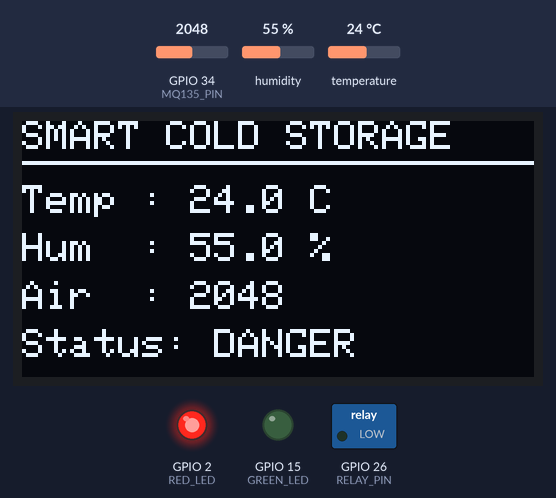
A sketch run on a simulated ESP32. On the bench: 128×64 one-colour display, switched loads named in the sketch (green lamp = pin HIGH), output pins drawn as LEDs (lit = HIGH). The inputs (shaded band) are chosen by the test bench; at power-on: temperature 24 °C, GPIO 34 (MQ135_PIN) = 2048, humidity 55 %. What the sketch prints to the serial monitor is not drawn.

Above: at 3.2 s.
3.3 s: temperature set to 10 °C
At 5.5 s:
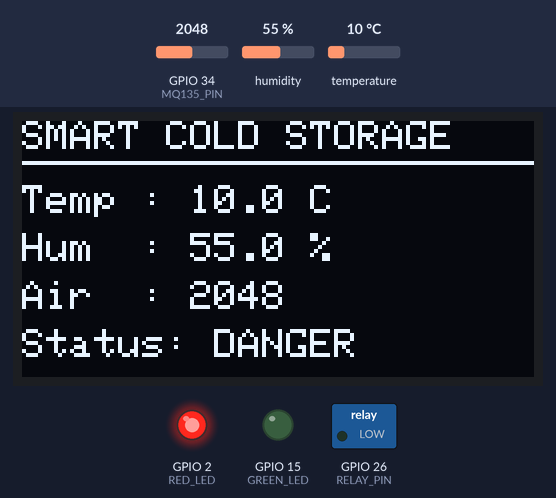
6.0 s: temperature set to 7 °C
At 6.7 s:
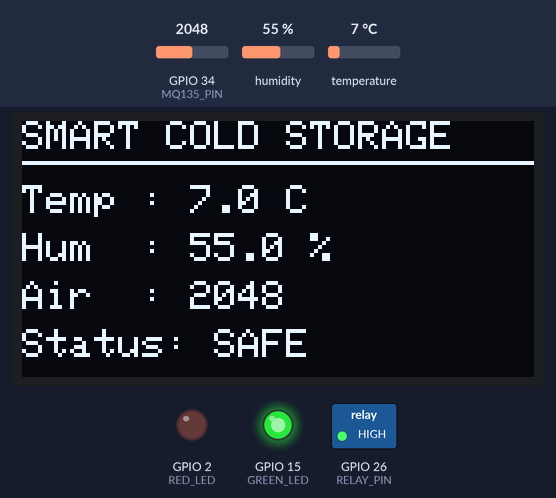
8.7 s: GPIO 34 (MQ135_PIN) set to 2866
At 11.3 s:
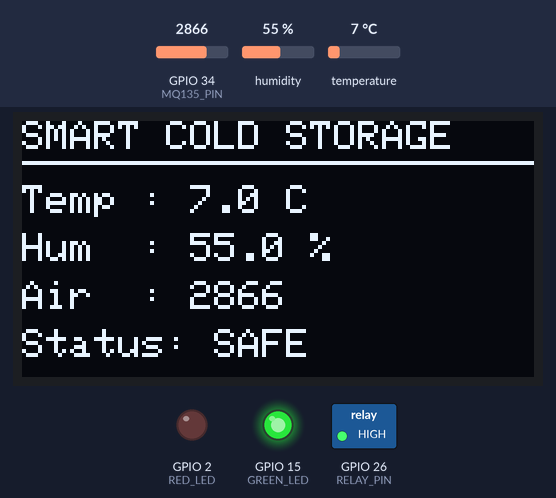
11.8 s: humidity set to 22 %
At 13.7 s:
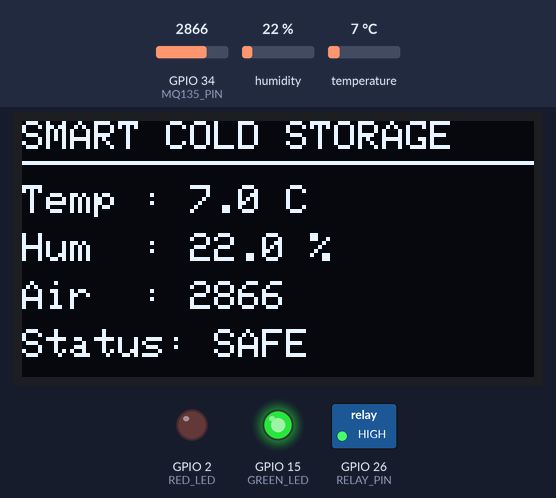
14.5 s: GPIO 34 (MQ135_PIN) set to 1054
At 17.1 s:
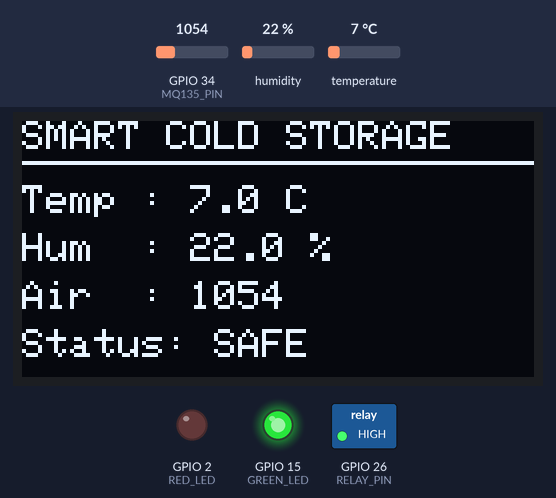
17.9 s: GPIO 34 (MQ135_PIN) set to 973
At 19.5 s:
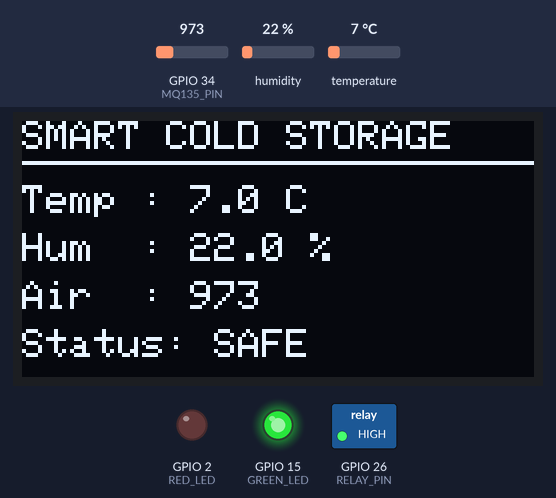
Timing chart, 0 to 21.0 s (numbered marks = the images above; inputs shaded):
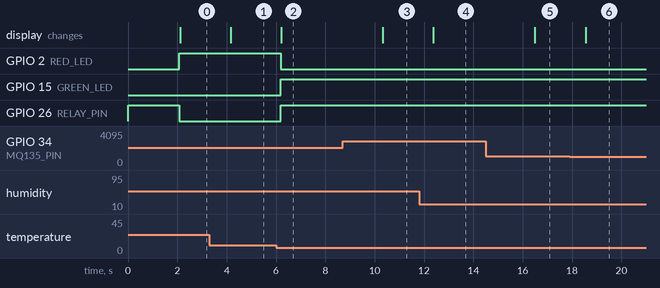

The sketch:

Smart_Cold_Storage.ino
```cpp
#include <Wire.h>
#include <Adafruit_GFX.h>
#include <Adafruit_SSD1306.h>
#include <DHT.h>

// =====================================================
// OLED
// =====================================================
#define SCREEN_WIDTH 128
#define SCREEN_HEIGHT 64

#define OLED_SDA 21
#define OLED_SCL 22

Adafruit_SSD1306 display(SCREEN_WIDTH, SCREEN_HEIGHT, &Wire, -1);

// =====================================================
// DHT11
// =====================================================
#define DHT_PIN 4
#define DHT_TYPE DHT11

DHT dht(DHT_PIN, DHT_TYPE);

// =====================================================
// MQ-135
// =====================================================
#define MQ135_PIN 34

// =====================================================
// LEDs
// =====================================================
#define GREEN_LED 15
#define RED_LED 2

// =====================================================
// RELAY
// =====================================================
#define RELAY_PIN 26

// Most relay modules are ACTIVE LOW
#define RELAY_ON  LOW
#define RELAY_OFF HIGH

// =====================================================
// Temperature limit
// =====================================================
#define TEMP_LIMIT 8.0

// =====================================================
// Setup
// =====================================================
void setup() {

  Serial.begin(115200);

  // I2C
  Wire.begin(OLED_SDA, OLED_SCL);

  // DHT
  dht.begin();

  // LEDs
  pinMode(GREEN_LED, OUTPUT);
  pinMode(RED_LED, OUTPUT);

  // Relay
  pinMode(RELAY_PIN, OUTPUT);

  // Initial state
  digitalWrite(GREEN_LED, LOW);
  digitalWrite(RED_LED, LOW);
  digitalWrite(RELAY_PIN, RELAY_OFF);

  // OLED
  if (!display.begin(SSD1306_SWITCHCAPVCC, 0x3C)) {

    Serial.println("OLED not found!");

    while (1);
  }

  display.clearDisplay();
  display.setTextColor(SSD1306_WHITE);

  display.setTextSize(1);

  display.setCursor(20, 10);
  display.println("SMART COLD");

  display.setCursor(25, 25);
  display.println("STORAGE");

  display.setCursor(30, 45);
  display.println("SYSTEM");

  display.display();

  delay(2000);
}

// =====================================================
// Loop
// =====================================================
void loop() {

  // Read DHT11
  float temperature = dht.readTemperature();
  float humidity = dht.readHumidity();

  // Read MQ-135
  int mq135Value = analogRead(MQ135_PIN);

  // ===================================================
  // Check DHT11
  // ===================================================
  if (isnan(temperature) || isnan(humidity)) {

    Serial.println("DHT11 reading failed!");

    display.clearDisplay();

    display.setTextSize(1);

    display.setCursor(10, 20);
    display.println("DHT11 SENSOR");

    display.setCursor(30, 40);
    display.println("ERROR!");

    display.display();

    delay(2000);

    return;
  }

  // ===================================================
  // Temperature Control
  // ===================================================

  String status;
  String fanStatus;

  if (temperature <= TEMP_LIMIT) {

    // =========================
    // SAFE
    // =========================

    status = "SAFE";
    fanStatus = "OFF";

    // Green ON
    digitalWrite(GREEN_LED, HIGH);

    // Red OFF
    digitalWrite(RED_LED, LOW);

    // Relay OFF
    digitalWrite(RELAY_PIN, RELAY_OFF);
  }

  else {

    // =========================
    // DANGER
    // =========================

    status = "DANGER";
    fanStatus = "ON";

    // Green OFF
    digitalWrite(GREEN_LED, LOW);

    // Red ON
    digitalWrite(RED_LED, HIGH);

    // Relay ON
    digitalWrite(RELAY_PIN, RELAY_ON);
  }

  // ===================================================
  // Serial Monitor
  // ===================================================

  Serial.println("============================");

  Serial.print("Temperature : ");
  Serial.print(temperature, 1);
  Serial.println(" C");

  Serial.print("Humidity    : ");
  Serial.print(humidity, 1);
  Serial.println(" %");

  Serial.print("MQ-135      : ");
  Serial.println(mq135Value);

  Serial.print("Status      : ");
  Serial.println(status);

  Serial.print("Fan         : ");
  Serial.println(fanStatus);

  // ===================================================
  // OLED Display
  // ===================================================

  display.clearDisplay();

  display.setTextSize(1);

  display.setCursor(0, 0);
  display.println("SMART COLD STORAGE");

  display.drawLine(0, 10, 127, 10, SSD1306_WHITE);

  // Temperature
  display.setCursor(0, 16);
  display.print("Temp : ");
  display.print(temperature, 1);
  display.println(" C");

  // Humidity
  display.setCursor(0, 28);
  display.print("Hum  : ");
  display.print(humidity, 1);
  display.println(" %");

  // MQ-135
  display.setCursor(0, 40);
  display.print("Air  : ");
  display.println(mq135Value);

  // Status
  display.setCursor(0, 52);
  display.print("Status: ");
  display.println(status);

  display.display();

  delay(2000);
}
```

Measured:
- the behaviour switches between 9 and 8 °C on temperature (found by bisection; images 1 and 2)
- after the input at 3.3 s, the display: changes after 0.87 s (image 1)
- after the input at 6.0 s, GPIO 2 (RED_LED): HIGH → LOW after 0.19 s; GPIO 15 (GREEN_LED), GPIO 26 (RELAY_PIN): LOW → HIGH after 0.19 s; the display: changes after 0.22 s (image 2)
- after the input at 8.7 s, the display: changes after 1.6 s (image 3)
- after the input at 11.8 s, the display: changes after 0.58 s (image 4)
- after the input at 14.5 s, the display: changes after 2.0 s (image 5)
- after the input at 17.9 s, the display: changes after 0.65 s (image 6)
